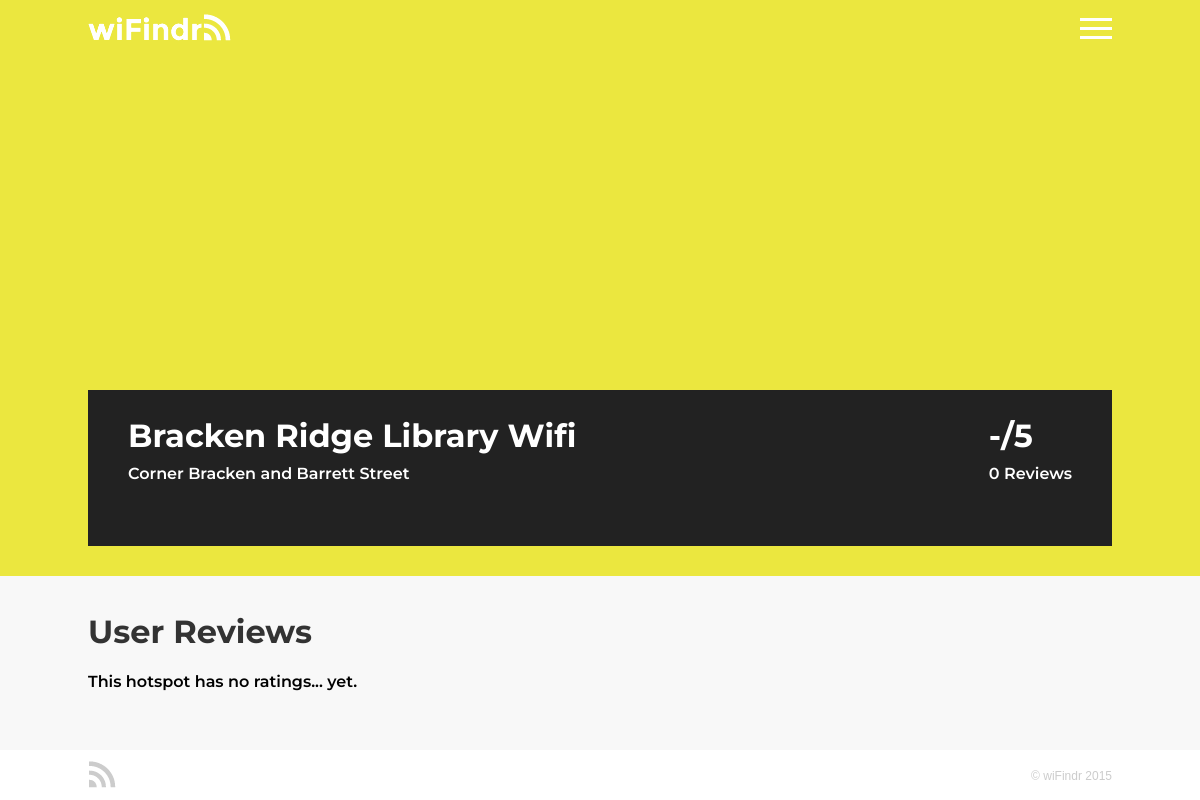
/hotspot.php?id=5, run on the app's committed database.
### tables this page shows
CREATE TABLE IF NOT EXISTS `hotspots` (
  `id` int(9) NOT NULL AUTO_INCREMENT,
  `name` varchar(40) DEFAULT NULL,
  `address` varchar(107) DEFAULT NULL,
  `suburb` varchar(25) DEFAULT NULL,
  `latitude` decimal(10,7) DEFAULT NULL,
  `longitude` decimal(10,7) DEFAULT NULL,
  `hotspot_rating` decimal(10,2) NOT NULL,
  PRIMARY KEY (`id`)
);

### includes/hotspot.inc (called while the page is built, shortened)
<?php
$h_id = htmlspecialchars($_GET['id']);
try{
	$hotspot_data = $pdo->prepare('SELECT * FROM hotspots WHERE id=:id');
}
catch (PDOException $e){
	echo $e->getMessage();
}
$hotspot_data->bindValue(':id', $h_id);
$hotspot_data->execute();
$hotspot_data = $hotspot_data -> fetch();
try{
	$review_data = $pdo->prepare('SELECT * FROM reviews WHERE hotspot_id=:id ORDER BY date desc');
	$review_data->bindValue(':id', $h_id);
}
catch (PDOException $e){
	echo $e->getMessage();
}
$review_data->execute();
$ratings = $review_data->fetchAll(PDO::FETCH_COLUMN, 5);
$num_ratings = count($ratings);
if($num_ratings == 0){
	$avg_rating = "-";
}
else{
	$avg_rating = $hotspot_data['hotspot_rating'];
}
?>

### hotspot.php (the view, shortened to what this page needs)
<?php
include 'dbconnect.inc';
include 'includes/hotspot.inc';
?>
<!DOCTYPE html>
<html lang="en">
	<head>
		<link rel="stylesheet" href="css/reset.css" type="text/css">
		<link rel="stylesheet" href="css/style.css" type="text/css">
		<link rel="stylesheet" href="css/animation.css" type="text/css">
		<link rel="stylesheet" href="css/mobile.css" type="text/css">
	</head>
	<body onload="loadMap(<?php echo $hotspot_data['latitude'] ?>, <?php echo $hotspot_data['longitude']?>)">
		<div id="wrapper">
			<div id="header_wrap" class="yellow_bg">
	            <div id="header" class="center">
	                <a href="index.php"><img src="images/logo/logo_white.png" class="left header-logo" alt="wiFindr"></a>
	                <a href="javascript:void(0);" id="menu_icon" class="right" onclick="menu()"><img src="images/icons/menu_icon.png" alt="Open Menu"/></a>
	            </div>
	        </div>
			<div id="content">
		        <div class="yellow_bg wrap100">
			        <div class="page center padding30">
			        	<div id="map-canvas" class="map-canvas-short"></div>
			        	<div id="hotspot_title">
			        		<div class="left">
					        	<h2><?php echo $hotspot_data['name']; ?></h2>
					        	<h3 id="hotspot_address"><?php echo $hotspot_data['address']; ?></h3>
				        	</div>
				        	<div id="rating_overview" class="right">
				        		<h2><?php echo $avg_rating; ?>/5</h2>
				        		<h3><?php
					        			if ($num_ratings == 1){
					        				echo $num_ratings," Review";
					        			}
					        			else{
					        				echo $num_ratings," Reviews";
					        			}
				        			?>
				        		 </h3>
				        	</div>
				        </div>
			        </div>
		    	</div>
		        <div class="page center padding30">
		        	<h2>User Reviews</h2>
		        	<?php
		        		if($num_ratings == 0){
		        			echo "<br/><h3>This hotspot has no ratings... yet.</h3>";
		        		}
		        	?>
		        </div>
		    </div>
		    <div id="footer_wrap">
				<div id="footer" class="page center">
					<img class="left" src="images/logo/footer_icon.png" alt="wiFindr" />
					<p id="copyright" class="right">&copy; wiFindr 2015</p>
				</div>
			</div>
		</div>
	</body>
</html>

### css/style.css (style rules this page uses)
body { background-color: #f8f8f8; overflow-x: hidden; height: 100%; }
#wrapper { min-height: 100vh; position: relative; overflow-x:hidden; }
#content { padding-bottom:70px; overflow: hidden; height: auto; }
.left { float:left; }
.right { float: right; }
.center { margin: 0 auto 0 auto; }
h2 { font-family: "Montserrat", sans-serif; font-size: 2em; font-weight: 700; color: #333; margin: 10px 0px 10px 0px; }
h3 { font-family: "Montserrat", sans-serif; font-size: 1em; font-weight: 600; }
.page { width: 1024px; position: relative; overflow: hidden; height: auto; }
.yellow_bg { background-color: rgba(235, 231, 63, 1); }
.padding30 { padding: 30px; }
.wrap100 { width: 100%; }
#header_wrap { height: 60px; width: 100%; }
#header { width: 1024px; height: 60px; }
.header-logo { margin-top: 12px; }
#menu_icon { position: relative; top: 18px; right: 0px; display: block; z-index: 10; }
#footer_wrap, #footer_scroll_wrap { width: 100%; height: 30px; padding: 10px 0px 10px 0px; background: #fff; position: absolute; bottom: 0px; }
#footer_wrap { position: absolute; bottom: 0px; left:0px; }
#copyright { margin: 10px 0px 10px 0px; font-family: sans-serif; color: #ccc; font-size: 12px; }
.map-canvas-short { height:300px; width: 100%; margin: 0; padding: 0; }
#hotspot_title { padding: 20px 40px 40px 40px; background-color: #222222; overflow: hidden; height: auto; }
#hotspot_title, #hotspot_title h2 { color: #fff; }
#hotspot_title h3 { max-width: 600px; line-height: 1.5; }
#hotspot_address { margin-bottom: 20px; }
#rating_overview { margin-left: 20px; }

### css/animation.css (style rules this page uses)
#search-bar, #registration input, .result, #menu_wrap, body, #menu_wrap ul li, #menu_icon, #login, #search_again, #send_review { -webkit-transition: all 0.2s ease-in-out; -moz-transition: all 0.2s ease-in-out; -o-transition: all 0.2s ease-in-out; transition: all 0.2s ease-in-out; }

### data on the page
hotspots: name "Bracken Ridge Library Wifi", address "Corner Bracken and Barrett Street"

### other printed values
$avg_rating "-"
$num_ratings "0"
